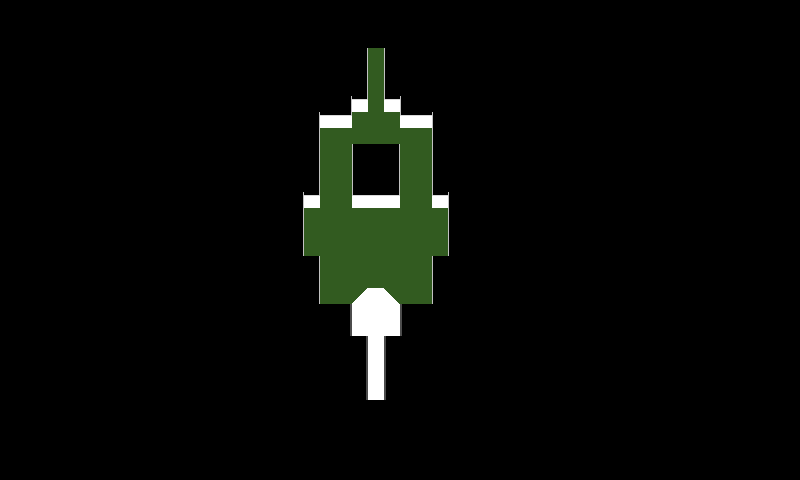

The image is a tile-based game level rendered from a .tmx file. Its description and source (layers, tilesets, objects; grid data summarised) follow:
An orthogonal 50x30 tile map with 16x16 px tiles, 1 tile layer (Tile Layer 1), 2 tilesets and 28 objects.

<map version="1.0" orientation="orthogonal" renderorder="right-down" width="50" height="30" tilewidth="16" tileheight="16" nextobjectid="33">
 <tileset firstgid="1" name="Tileset" tilewidth="16" tileheight="16" tilecount="64">
  <image source="Tileset.png" width="128" height="128" />
 </tileset>
 <tileset firstgid="65" name="ObjSet" tilewidth="16" tileheight="16" tilecount="6">
  <image source="ObjSet.png" width="96" height="16" />
 </tileset>
 <layer name="Tile Layer 1" width="50" height="30">
  <data>[1500 cells, 1500 non-empty, 12 distinct tile ids]</data>
 </layer>
 <objectgroup name="Object Layer 1">
  <object id="1" gid="67" x="336" y="240" width="16" height="16">
   <properties>
    <property name="size" value="16" />
    <property name="sprite" value="Grass.png" />
    <property name="type" value="Switch" />
   </properties>
  </object>
  <object id="2" gid="67" x="352" y="240" width="16" height="16">
   <properties>
    <property name="size" value="16" />
    <property name="sprite" value="Grass.png" />
    <property name="type" value="Switch" />
   </properties>
  </object>
  <object id="3" gid="67" x="368" y="240" width="16" height="16">
   <properties>
    <property name="size" value="16" />
    <property name="sprite" value="Grass.png" />
    <property name="type" value="Switch" />
   </properties>
  </object>
  <object id="4" gid="67" x="384" y="240" width="16" height="16">
   <properties>
    <property name="size" value="16" />
    <property name="sprite" value="Grass.png" />
    <property name="type" value="Switch" />
   </properties>
  </object>
  <object id="5" gid="67" x="400" y="240" width="16" height="16">
   <properties>
    <property name="size" value="16" />
    <property name="sprite" value="Grass.png" />
    <property name="type" value="Switch" />
   </properties>
  </object>
  <object id="6" gid="67" x="336" y="256" width="16" height="16">
   <properties>
    <property name="size" value="16" />
    <property name="sprite" value="Grass.png" />
    <property name="type" value="Switch" />
   </properties>
  </object>
  <object id="7" gid="67" x="400" y="256" width="16" height="16">
   <properties>
    <property name="size" value="16" />
    <property name="sprite" value="Grass.png" />
    <property name="type" value="Switch" />
   </properties>
  </object>
  <object id="8" gid="67" x="320" y="240" width="16" height="16">
   <properties>
    <property name="size" value="16" />
    <property name="sprite" value="Grass.png" />
    <property name="type" value="Switch" />
   </properties>
  </object>
  <object id="9" gid="67" x="416" y="240" width="16" height="16">
   <properties>
    <property name="size" value="16" />
    <property name="sprite" value="Grass.png" />
    <property name="type" value="Switch" />
   </properties>
  </object>
  <object id="10" gid="67" x="320" y="272" width="16" height="16">
   <properties>
    <property name="size" value="16" />
    <property name="sprite" value="Grass.png" />
    <property name="type" value="Switch" />
   </properties>
  </object>
  <object id="11" gid="67" x="416" y="272" width="16" height="16">
   <properties>
    <property name="size" value="16" />
    <property name="sprite" value="Grass.png" />
    <property name="type" value="Switch" />
   </properties>
  </object>
  <object id="12" gid="65" x="384" y="208" width="16" height="16">
   <properties>
    <property name="distance" value="40" />
    <property name="horizontal" value="false" />
    <property name="sprite" value="Enemy.png" />
    <property name="type" value="Enemy" />
   </properties>
  </object>
  <object id="13" gid="65" x="352" y="208" width="16" height="16">
   <properties>
    <property name="distance" value="40" />
    <property name="horizontal" value="false" />
    <property name="sprite" value="Enemy.png" />
    <property name="type" value="Enemy" />
   </properties>
  </object>
  <object id="14" gid="67" x="368" y="368" width="16" height="16">
   <properties>
    <property name="type" value="Start" />
   </properties>
  </object>
  <object id="15" gid="67" x="368" y="112" width="16" height="16">
   <properties>
    <property name="type" value="Goal" />
   </properties>
  </object>
  <object id="16" gid="67" x="336" y="224" width="16" height="16">
   <properties>
    <property name="size" value="16" />
    <property name="sprite" value="Grass.png" />
    <property name="type" value="Switch" />
   </properties>
  </object>
  <object id="17" gid="67" x="400" y="224" width="16" height="16">
   <properties>
    <property name="size" value="16" />
    <property name="sprite" value="Grass.png" />
    <property name="type" value="Switch" />
   </properties>
  </object>
  <object id="18" gid="67" x="416" y="224" width="16" height="16">
   <properties>
    <property name="size" value="16" />
    <property name="sprite" value="Grass.png" />
    <property name="type" value="Switch" />
   </properties>
  </object>
  <object id="19" gid="67" x="320" y="224" width="16" height="16">
   <properties>
    <property name="size" value="16" />
    <property name="sprite" value="Grass.png" />
    <property name="type" value="Switch" />
   </properties>
  </object>
  <object id="20" gid="67" x="368" y="272" width="16" height="16">
   <properties>
    <property name="size" value="16" />
    <property name="sprite" value="Grass.png" />
    <property name="type" value="Switch" />
   </properties>
  </object>
  <object id="21" gid="67" x="384" y="288" width="16" height="16">
   <properties>
    <property name="size" value="16" />
    <property name="sprite" value="Grass.png" />
    <property name="type" value="Switch" />
   </properties>
  </object>
  <object id="22" gid="65" x="368" y="256" width="16" height="16">
   <properties>
    <property name="distance" value="80" />
    <property name="horizontal" value="true" />
    <property name="sprite" value="Enemy.png" />
    <property name="type" value="Enemy" />
   </properties>
  </object>
  <object id="23" gid="67" x="368" y="144" width="16" height="16">
   <properties>
    <property name="size" value="16" />
    <property name="sprite" value="Grass.png" />
    <property name="type" value="Switch" />
   </properties>
  </object>
  <object id="25" gid="67" x="352" y="288" width="16" height="16">
   <properties>
    <property name="size" value="16" />
    <property name="sprite" value="Grass.png" />
    <property name="type" value="Switch" />
   </properties>
  </object>
  <object id="26" gid="67" x="400" y="304" width="16" height="16">
   <properties>
    <property name="size" value="16" />
    <property name="sprite" value="Grass.png" />
    <property name="type" value="Switch" />
   </properties>
  </object>
  <object id="27" gid="67" x="336" y="304" width="16" height="16">
   <properties>
    <property name="size" value="16" />
    <property name="sprite" value="Grass.png" />
    <property name="type" value="Switch" />
   </properties>
  </object>
  <object id="31" gid="67" x="368" y="128" width="16" height="16">
   <properties>
    <property name="size" value="16" />
    <property name="sprite" value="Grass.png" />
    <property name="type" value="Switch" />
   </properties>
  </object>
  <object id="32" gid="67" x="368" y="288" width="16" height="16">
   <properties>
    <property name="size" value="16" />
    <property name="sprite" value="Grass.png" />
    <property name="type" value="Switch" />
   </properties>
  </object>
 </objectgroup>
</map>
